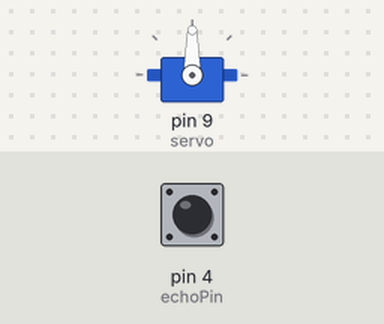
Recording of a sketch running on a simulated Arduino Uno, built with avr-gcc and run on an emulated ATmega328P. Parts: servo. The test bench sets the inputs (shaded band); at power-on: pin 4 (echoPin) LOW.

Above: at 0.1 s.
At 1.2 s:
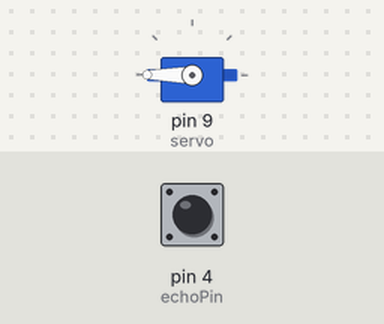
1.3 s: pin 4 (echoPin) pulsed HIGH 2 times (0.12 s each, 0.3 s apart)
At 2.1 s:
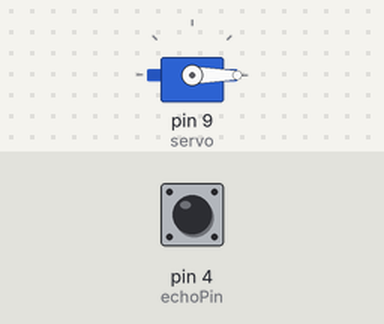
Timing chart, 0 to 4.3 s (numbered marks = the images above; inputs shaded):
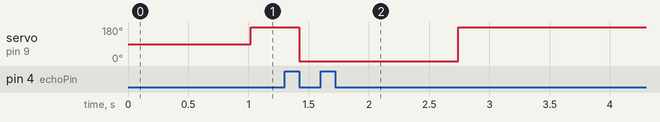

Measured:
- after the input at 1.3 s, servo on pin 9 (servo): 180° → 0° after 0.12 s, → 180° 1.3 s later

The sketch:

sketch_dec18a.ino
```cpp
#include <Servo.h>`
Servo servo;
int trigPin = 7;
int echoPin = 4;
long distance;
long a;

void setup()
{
servo.attach(9);
 pinMode(trigPin, OUTPUT);
 pinMode(echoPin, INPUT);// put your setup code here, to run once:
}

void loop() {

    digitalWrite(trigPin, LOW);
  delay(10);
  digitalWrite(trigPin, HIGH);
  delay(10);
  digitalWrite(trigPin, LOW);
  a= pulseIn(echoPin, HIGH);
  distance = a*0.019;
  servo.write(0);


  if(distance >=50)
  {
  servo.write(0);
  }
  else {
    servo.write(190-distance*7);
    delay(70);
  }


}
```
